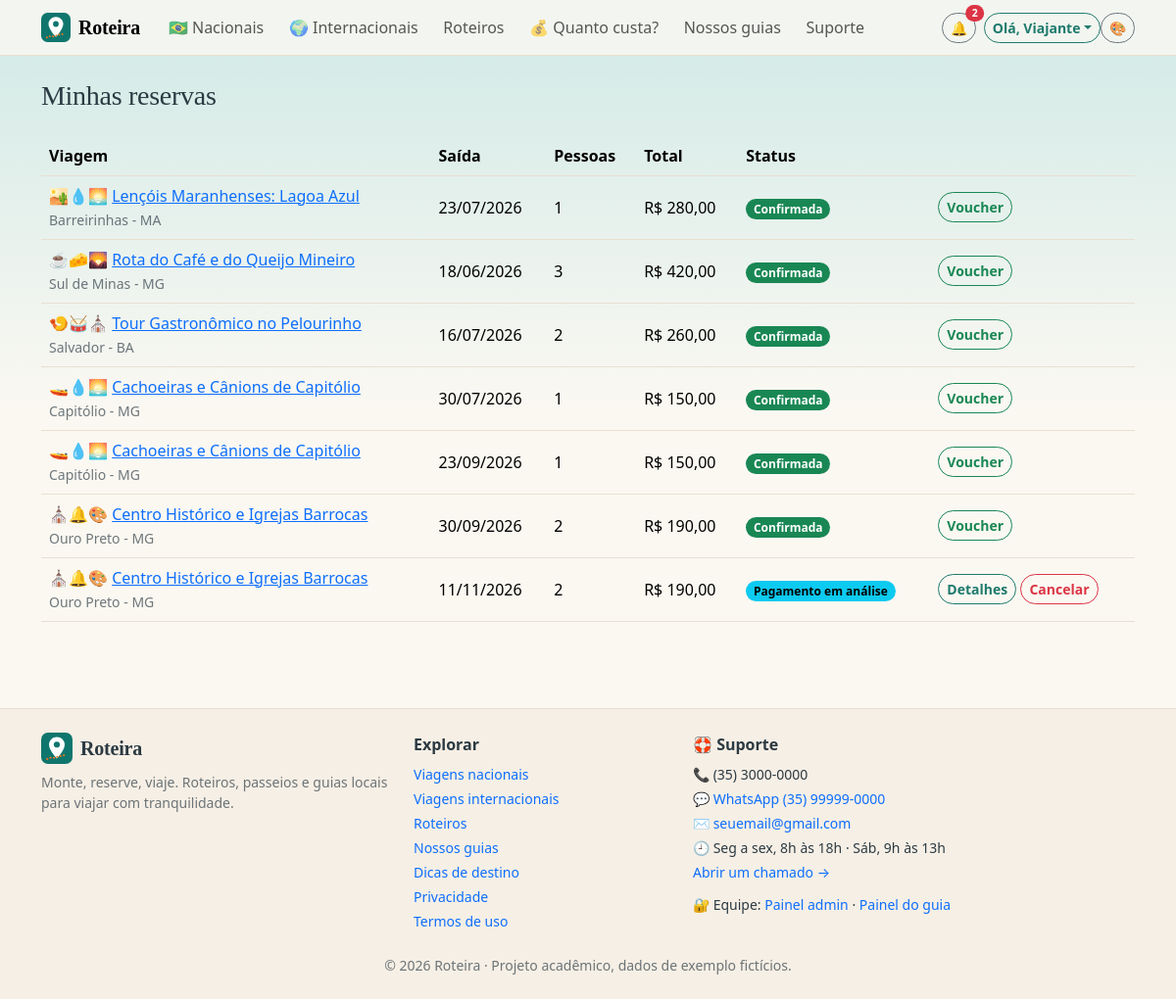
/minhas_reservas.php (signed in), run on the app's committed database.
### tables this page shows
CREATE TABLE reservas (
  id INT AUTO_INCREMENT PRIMARY KEY,
  usuario_id INT NOT NULL,
  saida_id INT NOT NULL,
  qtd INT NOT NULL,
  valor_total DECIMAL(10,2) NOT NULL,
  taxa_cancelamento DECIMAL(10,2) NOT NULL DEFAULT 0,
  status VARCHAR(30) NOT NULL DEFAULT 'aguardando_pagamento',
  prazo_pagamento DATETIME NULL,
  cupom_id INT NULL,
  desconto DECIMAL(10,2) NOT NULL DEFAULT 0 COMMENT 'desconto do cupom já abatido em valor_total',
  created_at TIMESTAMP DEFAULT CURRENT_TIMESTAMP,
  FOREIGN KEY (usuario_id) REFERENCES usuarios(id),
  FOREIGN KEY (saida_id) REFERENCES saidas(id),
  FOREIGN KEY (cupom_id) REFERENCES cupons(id) ON DELETE SET NULL,
  FOREIGN KEY (status) REFERENCES status_reserva(codigo)
);

CREATE TABLE passeios (
  id INT AUTO_INCREMENT PRIMARY KEY,
  categoria_id INT NOT NULL,
  guia_id INT NULL,
  titulo VARCHAR(200) NOT NULL,
  destino VARCHAR(120) NOT NULL,
  descricao TEXT,
  duracao_horas DECIMAL(4,1) NOT NULL DEFAULT 4,
  preco DECIMAL(10,2) NOT NULL,
  emoji VARCHAR(30) NOT NULL DEFAULT '🌎' COMMENT 'emojis extras da capa (ex.: 🍕🏛️)',
  motivo VARCHAR(30) NULL COMMENT 'silhueta do ponto turístico da capa',
  imagem VARCHAR(255) NULL COMMENT 'foto: caminho em uploads/ ou URL',
  video_id VARCHAR(20) NULL COMMENT 'ID do vídeo do YouTube',
  hue SMALLINT NOT NULL DEFAULT 180,
  escopo VARCHAR(20) NOT NULL DEFAULT 'nacional',
  pais VARCHAR(80) NOT NULL DEFAULT 'Brasil',
  dias INT NOT NULL DEFAULT 1,
  atracoes TEXT NULL COMMENT 'lista separada por ponto e vírgula',
  ativo TINYINT(1) NOT NULL DEFAULT 1,
  FOREIGN KEY (categoria_id) REFERENCES categorias(id),
  FOREIGN KEY (guia_id) REFERENCES guias(id) ON DELETE SET NULL,
  FOREIGN KEY (escopo) REFERENCES escopos(codigo)
);

CREATE TABLE saidas (
  id INT AUTO_INCREMENT PRIMARY KEY,
  passeio_id INT NOT NULL,
  data_saida DATE NOT NULL,
  vagas_total INT NOT NULL,
  vagas_disponiveis INT NOT NULL,
  FOREIGN KEY (passeio_id) REFERENCES passeios(id) ON DELETE CASCADE
);

### inc/util.php (called while the page is built, shortened)
<?php
function soDigitos($t) { return preg_replace('/\D+/', '', (string)$t); }

### minhas_reservas.php (the view, shortened to what this page needs)
<?php
require_once __DIR__ . '/inc/app.php';
exigirLogin(); $uid = usuario()['id'];
$st = $conn->prepare('SELECT r.*, s.data_saida, p.id AS pid, p.titulo, p.destino, p.emoji, TIMESTAMPDIFF(MINUTE, NOW(), r.prazo_pagamento) AS min_rest
    FROM reservas r JOIN saidas s ON s.id=r.saida_id JOIN passeios p ON p.id=s.passeio_id WHERE r.usuario_id=? ORDER BY r.id DESC');
$st->execute([$uid]); $reservas = $st->fetchAll();
topo('Minhas reservas');
?>
<h1 class="h3 mb-4">Minhas reservas</h1>
<?php if (!$reservas): ?><div class="alert alert-info">Você ainda não tem reservas. <a href="passeios.php">Explore as viagens</a>.</div><?php else: ?>
<div class="table-responsive"><table class="table align-middle"><thead><tr><th>Viagem</th><th>Saída</th><th>Pessoas</th><th>Total</th><th>Status</th><th></th></tr></thead><tbody>
<?php foreach ($reservas as $r): $ativa = in_array($r['status'], ['aguardando_pagamento', 'em_analise', 'confirmada'], true); ?><tr>
  <td><?= e($r['emoji']) ?> <a href="passeio.php?id=<?= (int)$r['pid'] ?>"><?= e($r['titulo']) ?></a><br><small class="text-body-secondary"><?= e($r['destino']) ?></small></td>
  <td><?= dataBr($r['data_saida']) ?></td><td><?= (int)$r['qtd'] ?></td><td><?= brl($r['valor_total']) ?><?= $r['desconto'] > 0 ? '<br><small class="text-success">cupom −' . brl($r['desconto']) . '</small>' : '' ?></td>
  <td><?= statusReserva($r['status']) ?>
    <?= $r['status'] === 'cancelada' && $r['taxa_cancelamento'] > 0 ? '<br><small>Taxa ' . brl($r['taxa_cancelamento']) . '</small>' : '' ?></td>
  <td class="text-nowrap">
    <?php if ($r['status'] === 'aguardando_pagamento'): ?><a class="btn btn-sm btn-accent" href="pagamento.php?id=<?= (int)$r['id'] ?>">Pagar</a><?php elseif ($r['status'] === 'confirmada'): ?><a class="btn btn-sm btn-outline-success" href="voucher.php?id=<?= (int)$r['id'] ?>">Voucher</a><?php elseif ($r['status'] === 'em_analise'): ?><a class="btn btn-sm btn-outline-primary" href="pagamento.php?id=<?= (int)$r['id'] ?>">Detalhes</a><?php endif; ?>
    <?php if ($ativa && $r['data_saida'] >= date('Y-m-d')): ?><form method="post" class="d-inline" onsubmit="return confirm('Cancelar esta reserva?')"><?= csrfCampo() ?><input type="hidden" name="id" value="<?= (int)$r['id'] ?>"><button class="btn btn-sm btn-outline-danger">Cancelar</button></form><?php endif; ?></td>
</tr><?php endforeach; ?></tbody></table></div><?php endif; ?>
  <?php
rodape();

### inc/app.php (shortened to what this page needs)
<?php
require_once __DIR__ . '/conexao.php';
require_once __DIR__ . '/util.php';
function e($s) { return htmlspecialchars((string)$s, ENT_QUOTES, 'UTF-8'); }
function brl($v) { return 'R$ ' . number_format((float)$v, 2, ',', '.'); }
function dataBr($d) { return $d ? date('d/m/Y', strtotime($d)) : ''; }
function usuario() { return $_SESSION['user'] ?? null; }
function csrf() {
    return $_SESSION['csrf'];
}
function statusReserva($s) {
    $m = ['aguardando_pagamento' => ['warning', 'Aguardando pagamento'], 'em_analise' => ['info', 'Pagamento em análise'],
          'confirmada' => ['success', 'Confirmada'], 'cancelada' => ['secondary', 'Cancelada'], 'expirada' => ['dark', 'Expirada']];
    [$c, $t] = $m[$s] ?? ['secondary', $s];
    return '<span class="badge text-bg-' . $c . '">' . e($t) . '</span>';
}
function config($chave, $padrao = '') {
    static $c = null; global $conn;
    if ($c === null) { try { $c = $conn->query('SELECT chave,valor FROM configuracoes')->fetchAll(PDO::FETCH_KEY_PAIR); } catch (Throwable $e) { $c = []; } }
    return $c[$chave] ?? $padrao;
}
function headTema() {
    $k = ['admin' => 'adm', 'guia' => 'gui'][AREA] ?? 'user';
    $logado = !empty($_SESSION[$k]);
    $d = ['prefs' => $_SESSION['tema_' . ($k === 'user' ? 'site' : $k)] ?? null, 'pad' => AREA === 'site' ? padraoTema() : new stdClass, 'url' => $logado ? BASE . 'api/tema.php' : null, 'csrf' => csrf(), 'area' => AREA];
    return '<script>window.PV_TEMA=' . json_encode($d, JSON_HEX_TAG | JSON_HEX_AMP | JSON_UNESCAPED_UNICODE) . ';</script>';
}
function temaMenu() {
    $cores = ['verde' => '#0f766e', 'azul' => '#1d4ed8', 'roxo' => '#7c3aed', 'rosa' => '#be185d', 'laranja' => '#c2410c', 'grafite' => '#334155'];
    $h = '<div class="dropdown"><button class="btn btn-outline-secondary btn-sm" data-bs-toggle="dropdown" data-bs-auto-close="outside" aria-label="Personalizar tema" title="Meu tema">🎨</button>'
       . '<div class="dropdown-menu dropdown-menu-end p-3" style="min-width:250px"><div class="fw-semibold mb-2">Meu tema</div><div class="small fw-semibold mb-1">Modo</div><div class="btn-group btn-group-sm w-100 mb-3">'
       . '<button type="button" class="btn btn-outline-secondary" data-tema="modo:light">☀️ Claro</button><button type="button" class="btn btn-outline-secondary" data-tema="modo:auto">Auto</button><button type="button" class="btn btn-outline-secondary" data-tema="modo:dark">🌙 Escuro</button></div>'
       . '<div class="small fw-semibold mb-1">Cor</div><div class="d-flex gap-2 mb-3">';
    foreach ($cores as $k => $c) $h .= '<button type="button" class="swatch" data-tema="cor:' . $k . '" style="background:' . $c . '" title="' . ucfirst($k) . '"></button>';
    $logado = !empty($_SESSION[['admin' => 'adm', 'guia' => 'gui'][AREA] ?? 'user']);
    return $h . '</div><div class="small fw-semibold mb-1">Tamanho do texto</div><div class="btn-group btn-group-sm w-100 mb-2">'
       . '<button type="button" class="btn btn-outline-secondary" data-tema="fonte:normal">Normal</button><button type="button" class="btn btn-outline-secondary" data-tema="fonte:grande">Grande</button></div>'
       . '<div class="form-text">' . ($logado ? 'Salvo na sua conta: vale em qualquer aparelho.' : 'Entre na sua conta para salvar o tema em todos os aparelhos.') . '</div>'
       . '<button type="button" class="btn btn-sm btn-primary w-100 mt-2 btn-instalar d-none">📲 Instalar app</button></div></div>';
}
function topo($titulo = '') {
    global $conn;
    $u = usuario(); $b = BASE; $nome = SITE_NOME; $pg = basename($_SERVER['SCRIPT_NAME']);
    $titulo = $titulo ?: SITE_SLOGAN;
    echo '<!doctype html><html lang="pt-BR" data-bs-theme="light"><head><meta charset="utf-8">'
       . '<meta name="viewport" content="width=device-width, initial-scale=1, viewport-fit=cover"><title>' . e($titulo) . ' · ' . e($nome) . '</title><meta name="description" content="' . e($GLOBALS['descricao'] ?? (SITE_SLOGAN . ' Viagens nacionais e internacionais, roteiros, guias locais e custo total da viagem.')) . '">'
       . '<meta name="theme-color" content="#0f766e"><meta name="apple-mobile-web-app-capable" content="yes"><meta name="apple-mobile-web-app-title" content="' . e($nome) . '">'
       . "<link rel=\"manifest\" href=\"{$b}manifest.php\"><link rel=\"icon\" href=\"{$b}assets/img/favicon.png\"><link rel=\"apple-touch-icon\" href=\"{$b}assets/img/apple-touch-icon.png\">"
       . headTema() . "<script src=\"{$b}assets/js/tema.js\"></script>"
       . "<link href=\"{$b}assets/dist/css/bootstrap.min.css\" rel=\"stylesheet\"><link href=\"{$b}css/site.css?v=" . CSS_V . "\" rel=\"stylesheet\"></head><body><a class=\"visually-hidden-focusable btn btn-primary m-2\" href=\"#conteudo\">Pular para o conteúdo</a>"
       . '<nav class="navbar navbar-expand-lg bg-body-tertiary border-bottom sticky-top"><div class="container">'
       . "<a class=\"navbar-brand fw-bold d-flex align-items-center gap-2\" href=\"{$b}index.php\"><img src=\"{$b}assets/img/logo.svg\" width=\"30\" height=\"30\" alt=\"\">" . e($nome) . '</a>'
       . '<div class="d-flex align-items-center gap-2 order-lg-last">' . temaMenu()
       . '<button class="navbar-toggler" data-bs-toggle="collapse" data-bs-target="#nav" aria-label="Menu"><span class="navbar-toggler-icon"></span></button></div>'
       . '<div class="collapse navbar-collapse" id="nav"><ul class="navbar-nav me-auto">'
       . "<li class=\"nav-item\"><a class=\"nav-link\" href=\"{$b}passeios.php?escopo=nacional\">🇧🇷 Nacionais</a></li>"
       . "<li class=\"nav-item\"><a class=\"nav-link\" href=\"{$b}passeios.php?escopo=internacional\">🌍 Internacionais</a></li>"
       . "<li class=\"nav-item\"><a class=\"nav-link\" href=\"{$b}roteiros.php\">Roteiros</a></li>"
       . "<li class=\"nav-item\"><a class=\"nav-link\" href=\"{$b}quiz_custo.php\">💰 Quanto custa?</a></li>"
       . "<li class=\"nav-item\"><a class=\"nav-link\" href=\"{$b}equipe.php\">Nossos guias</a></li><li class=\"nav-item\"><a class=\"nav-link\" href=\"{$b}suporte.php\">Suporte</a></li></ul><div class=\"d-flex gap-2 align-items-center py-2 py-lg-0\">";
    if ($u) {
        $nn = 0; try { $qn = $conn->prepare('SELECT COUNT(*) FROM notificacoes WHERE usuario_id=? AND lida=0'); $qn->execute([$u['id']]); $nn = (int)$qn->fetchColumn(); } catch (Throwable $e) {}
        echo "<a class=\"btn btn-outline-secondary btn-sm position-relative\" href=\"{$b}notificacoes.php\" title=\"Notificações\" aria-label=\"Notificações\">🔔" . ($nn ? '<span class="badge text-bg-danger position-absolute top-0 start-100 translate-middle rounded-pill">' . $nn . '</span>' : '') . '</a>';
        echo '<div class="dropdown"><button class="btn btn-outline-primary btn-sm dropdown-toggle" data-bs-toggle="dropdown">Olá, ' . e(explode(' ', $u['nome'])[0]) . '</button><ul class="dropdown-menu dropdown-menu-end">'
           . "<li><a class=\"dropdown-item\" href=\"{$b}minhas_reservas.php\">Minhas reservas</a></li>"
           . "<li><a class=\"dropdown-item\" href=\"{$b}favoritos.php\">♥ Favoritos</a></li>"
           . "<li><a class=\"dropdown-item\" href=\"{$b}minha_conta.php\">Minha conta</a></li>"
           . "<li><a class=\"dropdown-item\" href=\"{$b}roteiros.php#meus\">Meus roteiros</a></li>"
           . "<li><hr class=\"dropdown-divider\"></li><li><a class=\"dropdown-item\" href=\"{$b}logout.php\">Sair</a></li></ul></div>";
    } else {
        echo "<a class=\"btn btn-outline-primary btn-sm\" href=\"{$b}login.php\">Entrar</a><a class=\"btn btn-primary btn-sm\" href=\"{$b}cadastro.php\">Criar conta</a>";
    }
    echo '</div></div></div></nav><main class="container py-4" id="conteudo">' . avisoSite();
}
function rodape() {
    $b = BASE; $pg = basename($_SERVER['SCRIPT_NAME']);
    $zap = soDigitos(config('suporte_whatsapp')); if ($zap !== '' && strlen($zap) <= 11) $zap = '55' . $zap;
    echo '</main><footer class="rodape mt-5"><div class="container py-4"><div class="row g-4">'
       . '<div class="col-md-4"><div class="d-flex align-items-center gap-2 mb-2"><img src="' . $b . 'assets/img/logo.svg" width="32" height="32" alt=""><strong class="fs-5 titulo">' . e(SITE_NOME) . '</strong></div><p class="small text-body-secondary mb-2">' . e(SITE_SLOGAN) . ' Roteiros, passeios e guias locais para viajar com tranquilidade.</p>'
       . '<button type="button" class="btn btn-sm btn-outline-primary btn-instalar d-none">📲 Instalar app</button></div>'
       . '<div class="col-6 col-md-3"><div class="fw-semibold mb-2">Explorar</div><ul class="list-unstyled small vstack gap-1 mb-0"><li><a href="' . $b . 'passeios.php?escopo=nacional">Viagens nacionais</a></li><li><a href="' . $b . 'passeios.php?escopo=internacional">Viagens internacionais</a></li><li><a href="' . $b . 'roteiros.php">Roteiros</a></li><li><a href="' . $b . 'equipe.php">Nossos guias</a></li><li><a href="' . $b . 'guias.php">Dicas de destino</a></li><li><a href="' . $b . 'privacidade.php">Privacidade</a></li><li><a href="' . $b . 'termos.php">Termos de uso</a></li></ul></div>'
       . '<div class="col-6 col-md-5"><div class="fw-semibold mb-2">🛟 Suporte</div><ul class="list-unstyled small vstack gap-1 mb-0">'
       . '<li>📞 ' . e(config('suporte_telefone')) . '</li>' . ($zap ? '<li>💬 <a href="https://wa.me/' . e($zap) . '" target="_blank" rel="noopener">WhatsApp ' . e(config('suporte_whatsapp')) . '</a></li>' : '')
       . '<li>✉️ <a href="mailto:' . e(config('suporte_email')) . '">' . e(config('suporte_email')) . '</a></li><li>🕘 ' . e(config('suporte_horario')) . '</li><li><a href="' . $b . 'suporte.php">Abrir um chamado →</a></li><li class="pt-2">🔐 Equipe: <a href="' . $b . 'admin/login.php">Painel admin</a> · <a href="' . $b . 'guia/login.php">Painel do guia</a></li></ul></div>'
       . '</div><div class="small text-body-secondary text-center mt-4">© ' . date('Y') . ' ' . e(SITE_NOME) . ' · Projeto acadêmico, dados de exemplo fictícios.</div></div></footer>'
       . '<nav class="bottom-nav d-lg-none" aria-label="Navegação principal">';
    echo '</nav><script>window.PV_SW=' . json_encode($b . 'sw.js') . ';addEventListener("keydown",function(e){if(e.altKey&&e.shiftKey&&e.code==="KeyA"){location.href=' . json_encode($b . 'admin/login.php') . ';}});</script><script src="' . $b . 'assets/dist/js/bootstrap.bundle.min.js"></script><script src="' . $b . 'assets/js/pwa.js"></script></body></html>';
}

### css/site.css (style rules this page uses)
:root { --brand:#0f766e; --brand-dark:#0b5d57; --accent:#f97316; --bs-link-color:#0f766e; --bs-link-hover-color:#0b5d57; }
.btn-outline-primary { --bs-btn-color:var(--brand); --bs-btn-border-color:var(--brand); --bs-btn-hover-bg:var(--brand); --bs-btn-hover-border-color:var(--brand); --bs-btn-active-bg:var(--brand); }
:root { --brand:#1f7a6d; --brand-dark:#165a50; --accent:#f0925b; --radius:1.1rem; --shadow:0 .6rem 1.6rem rgba(31,90,90,.10); }
[data-bs-theme=light] { --bs-body-bg:#fbf8f2; --bs-body-color:#2b3a42; --bs-tertiary-bg:#f4ede1; --bs-border-color:#e8dfd0; --bs-secondary-color:rgba(43,58,66,.68); --card-bg:#fff; --sky:#cfe9e6; }
body { background-color:var(--bs-body-bg); background-image:linear-gradient(180deg,var(--sky) 0,transparent 420px); background-repeat:no-repeat; }
h1,h2,h3,.titulo,.navbar-brand,.display-6 { font-family:Georgia,'Times New Roman',serif; letter-spacing:-.01em; }
.navbar { background:color-mix(in srgb,var(--bs-body-bg) 82%,transparent) !important; backdrop-filter:blur(10px); border-bottom:1px solid var(--bs-border-color) !important; }
.navbar .nav-link { border-radius:2rem; padding-inline:.8rem !important; }
.btn { border-radius:2rem; font-weight:600; }
.table > :not(caption) > * > * { background:transparent; }
.badge { border-radius:2rem; font-weight:600; }
.rodape { background:color-mix(in srgb,var(--bs-tertiary-bg) 75%,transparent); border-top:1px solid var(--bs-border-color); }
.rodape a { text-decoration:none; }

### data on the page
reservas: passeios.emoji "🏜️💧🌅", passeios.titulo "Lençóis Maranhenses: Lagoa Azul", passeios.destino "Barreirinhas - MA", saida.data_saida "23/07/2026", qtd "1", valor_total "R$ 280,00", t "Confirmada"
reservas: passeios.emoji "☕🧀🌄", passeios.titulo "Rota do Café e do Queijo Mineiro", passeios.destino "Sul de Minas - MG", saida.data_saida "18/06/2026", qtd "3", valor_total "R$ 420,00", t "Confirmada"
reservas: passeios.emoji "🍤🥁⛪", passeios.titulo "Tour Gastronômico no Pelourinho", passeios.destino "Salvador - BA", saida.data_saida "16/07/2026", qtd "2", valor_total "R$ 260,00", t "Confirmada"
reservas: passeios.emoji "🚤💧🌅", passeios.titulo "Cachoeiras e Cânions de Capitólio", passeios.destino "Capitólio - MG", saida.data_saida "30/07/2026", qtd "1", valor_total "R$ 150,00", t "Confirmada"
reservas: passeios.emoji "🚤💧🌅", passeios.titulo "Cachoeiras e Cânions de Capitólio", passeios.destino "Capitólio - MG", saida.data_saida "23/09/2026", qtd "1", valor_total "R$ 150,00", t "Confirmada"
reservas: passeios.emoji "⛪🔔🎨", passeios.titulo "Centro Histórico e Igrejas Barrocas", passeios.destino "Ouro Preto - MG", saida.data_saida "30/09/2026", qtd "2", valor_total "R$ 190,00", t "Confirmada"
reservas: passeios.emoji "⛪🔔🎨", passeios.titulo "Centro Histórico e Igrejas Barrocas", passeios.destino "Ouro Preto - MG", saida.data_saida "11/11/2026", qtd "2", valor_total "R$ 190,00", t "Pagamento em análise"

### other printed values
$nome "Roteira"
$nn "2"
explode(' ', $u['nome'])[0] "Viajante"
SITE_NOME "Roteira"
SITE_SLOGAN "Monte, reserve, viaje."
config('suporte_telefone') "(35) 3000-0000"
config('suporte_whatsapp') "(35) 99999-0000"
config('suporte_email') "seuemail@gmail.com"
config('suporte_horario') "Seg a sex, 8h às 18h · Sáb, 9h às 13h"
